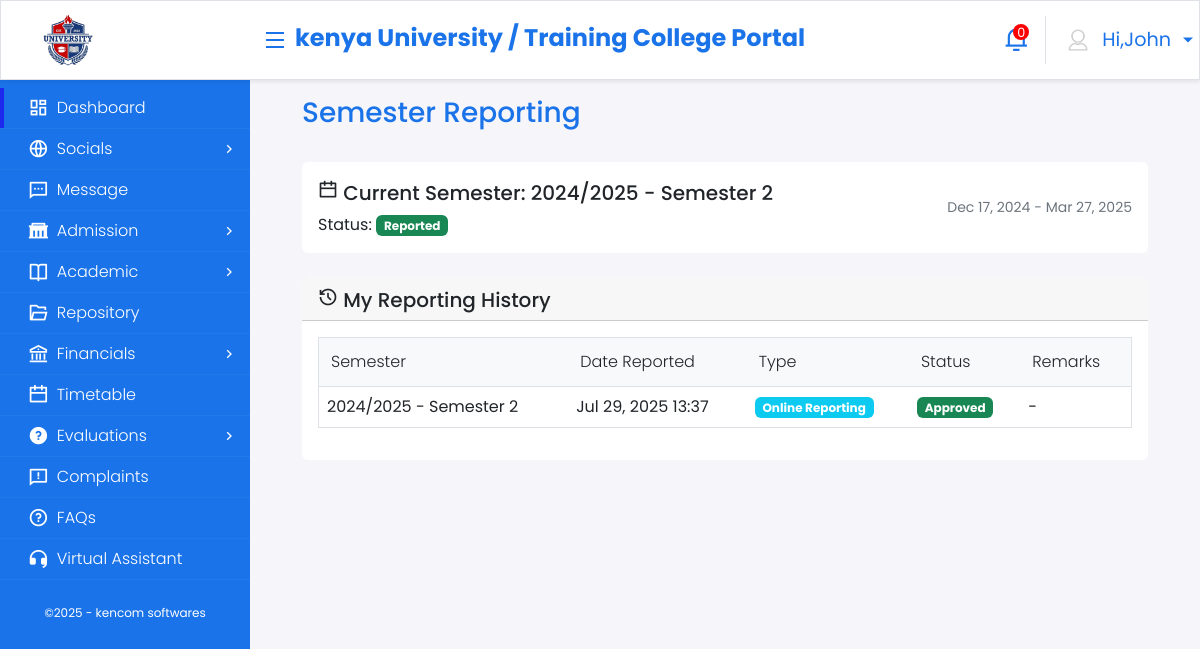
Screenshot of /reporting/ (signed in) with the database file from the repository.
### core_application/models.py (models this page shows, shortened)
class User(AbstractUser):
    GENDER_CHOICES = (
        ('male', 'Male'),
        ('female', 'Female'),
        ('other', 'Other'),
    )
    USER_TYPES = (
        ('admin', 'Admin'),
        ('student', 'Student'),
        ('lecturer', 'Lecturer'),
        ('professor', 'Professor'),
        ('staff', 'Staff'),
        ('registrar', 'Registrar'),
        ('dean', 'Dean'),
        ('hod', 'Head of Department'),
    )
    username = models.CharField(
        max_length=150,
        unique=True,
        validators=[
            RegexValidator(
                regex=r'^[\w.@+\-/]+$',
                message="Username can contain letters, numbers, @, ., +, -, _, and / characters only."
            )
        ],
        help_text="Required. 150 characters or fewer. Letters, digits and @/./+/-/_/ allowed."
    )
    user_type = models.CharField(max_length=20, choices=USER_TYPES)
    phone = models.CharField(max_length=15, blank=True)
    address = models.TextField(blank=True)
    gender = models.CharField(max_length=10, choices=GENDER_CHOICES, blank=True)
    date_of_birth = models.DateField(null=True, blank=True)
    profile_picture = models.ImageField(upload_to='profiles/', null=True, blank=True)
    national_id = models.CharField(max_length=20, unique=True, null=True, blank=True)
    is_active = models.BooleanField(default=True)
    created_at = models.DateTimeField(auto_now_add=True)
    updated_at = models.DateTimeField(auto_now=True)

class Semester(models.Model):
    academic_year = models.ForeignKey(AcademicYear, on_delete=models.CASCADE, related_name='semesters')
    semester_number = models.IntegerField(validators=[MinValueValidator(1), MaxValueValidator(3)])
    start_date = models.DateField()
    end_date = models.DateField()
    registration_start_date = models.DateField()
    registration_end_date = models.DateField()
    is_current = models.BooleanField(default=False)
    class Meta:
        unique_together = ['academic_year', 'semester_number']
        ordering = ['academic_year', 'semester_number']
    def __str__(self):
        return f"{self.academic_year.year} - Semester {self.semester_number}"

class AcademicYear(models.Model):
    year = models.CharField(max_length=10, unique=True)  # e.g., "2024/2025"
    start_date = models.DateField()
    end_date = models.DateField()
    is_current = models.BooleanField(default=False)

class StudentReporting(models.Model):
    REPORTING_TYPES = (
        ('online', 'Online Reporting'),
        ('physical', 'Physical Reporting'),
    )
    STATUS_CHOICES = (
        ('pending', 'Pending'),
        ('approved', 'Approved'),
        ('rejected', 'Rejected'),
    )
    student = models.ForeignKey(Student, on_delete=models.CASCADE)
    semester = models.ForeignKey(Semester, on_delete=models.CASCADE)
    reporting_type = models.CharField(max_length=10, choices=REPORTING_TYPES, default='online')
    reporting_date = models.DateTimeField(auto_now_add=True)
    remarks = models.TextField(blank=True, null=True)
    status = models.CharField(max_length=10, choices=STATUS_CHOICES, default='pending')
    processed_by = models.ForeignKey(User, on_delete=models.SET_NULL, null=True, blank=True)
    processed_date = models.DateTimeField(null=True, blank=True)
    class Meta:
        unique_together = ('student', 'semester')
        ordering = ['-reporting_date']

### core_application/views.py (the view, shortened to what this page needs)
# urls.py: path('reporting/', views.student_reporting, name='student_reporting'),
@login_required
def student_reporting(request):
    student = get_object_or_404(Student, user=request.user)
    current_semester = Semester.objects.filter(is_current=True).first()
    reports = StudentReporting.objects.filter(student=student).order_by('-reporting_date')
    has_reported = False
    if current_semester:
        has_reported = StudentReporting.objects.filter(
            student=student,
            semester=current_semester
        ).exists()
    context = {
        'student': student,
        'current_semester': current_semester,
        'reports': reports,
        'has_reported': has_reported,
    }
    return render(request, 'student/student_reporting.html', context)

### templates/student/student_reporting.html (shortened to what this page needs)
{% extends 'base.html' %}
{% block content %}
<div class="container onprintContainer">
    <div class="row mt-3">
        <div class="col-md-12 d-flex justify-content-between align-items-center">
            <h3 class="primary-text">Semester Reporting</h3>
        </div>
    </div>
    {% if current_semester %}
    <div class="row mt-4">
        <div class="col-md-12">
            <div class="card {% if has_reported %}bg-light-success{% else %}bg-light-warning{% endif %}">
                <div class="card-body">
                    <div class="d-flex justify-content-between align-items-center">
                        <div>
                            <h5 class="card-title">
                                <i class="ri-calendar-line"></i>
                                Current Semester: {{ current_semester }}
                            </h5>
                            <p class="card-text mb-0">
                                Status:
                                <span class="badge bg-{% if has_reported %}success{% else %}warning{% endif %}">
                                    {% if has_reported %}Reported{% else %}Not Reported{% endif %}
                                </span>
                            </p>
                        </div>
                        <div class="text-end">
                            <small class="text-muted">
                                {{ current_semester.start_date|date:"M j, Y" }} - {{ current_semester.end_date|date:"M j, Y" }}
                            </small>
                        </div>
                    </div>
                </div>
            </div>
        </div>
    </div>
    {% endif %}
    <div class="row mt-4">
        <div class="col-md-12">
            <div class="card">
                <div class="card-header">
                    <h5 class="card-title mb-0">
                        <i class="ri-history-line"></i>
                        My Reporting History
                    </h5>
                </div>
                <div class="card-body">
                    {% if reports %}
                    <div class="table-responsive">
                        <table class="table table-hover">
                            <thead>
                                <tr>
                                    <th>Semester</th>
                                    <th>Date Reported</th>
                                    <th>Type</th>
                                    <th>Status</th>
                                    <th>Remarks</th>
                                </tr>
                            </thead>
                            <tbody>
                                {% for report in reports %}
                                <tr>
                                    <td>{{ report.semester }}</td>
                                    <td>{{ report.reporting_date|date:"M j, Y H:i" }}</td>
                                    <td>
                                        <span class="badge bg-{% if report.reporting_type == 'online' %}info{% else %}primary{% endif %}">
                                            {{ report.get_reporting_type_display }}
                                        </span>
                                    </td>
                                    <td>
                                        <span class="badge bg-{% if report.status == 'approved' %}success{% elif report.status == 'rejected' %}danger{% else %}warning{% endif %}">
                                            {{ report.get_status_display }}
                                        </span>
                                    </td>
                                    <td>{{ report.remarks|default:"-" }}</td>
                                </tr>
                                {% endfor %}
                            </tbody>
                        </table>
                    </div>
                    {% else %}
                    <div class="alert alert-info">
                        <i class="ri-information-line"></i>
                        No reporting history found.
                    </div>
                    {% endif %}
                </div>
            </div>
        </div>
    </div>
</div>
{% endblock %}

### templates/base.html (shortened to what this page needs)
{% load static %}
<!DOCTYPE html>
<html lang="en">
<head>
    <link href="https://cdn.jsdelivr.net/npm/bootstrap@5.2.0/dist/css/bootstrap.min.css" rel="stylesheet"
>
    <link href="https://cdn.jsdelivr.net/npm/remixicon@2.2.0/fonts/remixicon.css" rel="stylesheet">
    <link rel="stylesheet" href="https://cdnjs.cloudflare.com/ajax/libs/font-awesome/6.1.1/css/all.min.css"
 />
    <link rel="stylesheet" href="https://maxcdn.bootstrapcdn.com/font-awesome/4.7.0/css/font-awesome.min.css">
    <link rel="stylesheet" href="https://cdn.jsdelivr.net/npm/bootstrap-icons@1.3.0/font/bootstrap-icons.css">
    <link href="https://cdn.datatables.net/1.12.1/css/dataTables.bootstrap5.min.css" rel="stylesheet" />
    <link href="https://cdnjs.cloudflare.com/ajax/libs/toastr.js/latest/css/toastr.min.css" rel="stylesheet" />
    <link rel="stylesheet" href="https://cdnjs.cloudflare.com/ajax/libs/chosen/1.8.7/chosen.min.css">
    <link rel="stylesheet" href="https://cdnjs.cloudflare.com/ajax/libs/select2/4.0.13/css/select2.min.css" />
    <link rel="stylesheet" href="{% static 'Settings.css' %}" />
    <link rel="stylesheet" href="{% static 'main.css' %}" />
    <link rel="stylesheet" href="{% static 'site.css' %}" />
    <link rel="stylesheet" href="{% static 'customstepper.css' %}" />
</head>
<body>
    <nav class="navbar navbar-expand-lg navbar-light bg-white border shadow-sm">
        <div class="container-fluid">
            <div class="d-flex justify-content-between">
                <div class="d-flex align-items-center">
                    <img class="navbar-brand" src="{% static 'logo.png'%}" />
                    <i class="ri-menu-fill menu-top primary-text top" id="menuToggle"></i>
                </div>
            </div>
            <div class="mb-lg-0 text-center ms-2 my-1 institutionbrand">
                    <h4 class="d-flex justify-content-start primary-text fw-bold">kenya University / Training College Portal</h4>
            </div>
            <ul class="navbar-nav ms-auto mb-2 mb-lg-0">
                <li class="nav-item dropdown notification">
                    <a class="nav-link dropdown-toggle primary-text notifyIcon" href="#" id="navbarDropdown" role="button" data-bs-toggle="dropdown" aria-expanded="false">
                        <div class="text-white text-center"><span>0</span></div>
                    </a>
                </li>
                <li class="nav-item dropdown border-start">
                    <a class="nav-link dropdown-toggle primary-text profile" href="#" id="navbarProfile" role="button" data-bs-toggle="dropdown" aria-expanded="false">
                        <div class="d-flex align-items-center">
                            <img src="{% static 'avatar2.png'%}"  /> <span class="ms-2 salutation" id="salutation">Hi,{{request.user.first_name}} </span>
                        </div>
                    </a>
                </li>
            </ul>
        </div>
    </nav>
    <nav class="sidenav">
        <ul class="menu">
            <li class="menu-link active" id="dashboard">
                <a class="menu_sub" href="{% url 'student_dashboard'%}"> <i class="ri-dashboard-line"></i> <span>Dashboard</span></a>
            </li>
            <li class="menu-link" id="socials">
                <a href="javascript:void(0);" class="menu_sub">
                    <i class="ri-global-line"></i>
                    <span>Socials</span>
                    <i class="dropdown-caret ri-arrow-right-s-line"></i>
                </a>
            </li>
            <li class="menu-link messDiv" id="message">
                <a class="menu_sub" href="#">
                    <i class="ri-message-2-line"></i>
                    <span>Message</span>
                </a>
            </li>
            <li class="menu-link" id="admission">
                <a href="javascript:void(0);" class="menu_sub">
                    <i class="ri-government-fill"></i>
                    <span>Admission</span>
                    <i class="dropdown-caret ri-arrow-right-s-line"></i>
                </a>
            </li>
            <li class="menu-link" id="academic">
                <a href="javascript:void(0);" class="menu_sub">
                    <i class="ri-book-open-line"></i>
                    <span>Academic</span>
                    <i class="dropdown-caret ri-arrow-right-s-line"></i>
                </a>
            </li>
            <li class="menu-link" id="repository">
                <a class="menu_sub" href="#">
                    <i class="ri-folder-open-line"></i>
                    <span>Repository</span>
                </a>
            </li>
            <li class="menu-link" id="financials">
                <a class="menu_sub" href="#">
                    <i class="ri-bank-line"></i>
                    <span>Financials</span>
                    <i class="dropdown-caret ri-arrow-right-s-line"></i>
                </a>
            </li>
            <li class="menu-link" id="timetable">
                <a class="menu_sub" href="#">
                    <i class="ri-calendar-line"></i>
                    <span>Timetable</span>
                </a>
            </li>
            <li class="menu-link" id="evaluation">
                <a href="#" class="menu_sub">
                    <i class="ri-question-fill"></i>
                    <span>Evaluations</span>
                    <i class="dropdown-caret ri-arrow-right-s-line"></i>
                </a>
            </li>
            <li class="menu-link" id="complaints">
                <a class="menu_sub" href="#">
                    <i class="ri-feedback-line"></i>
                    <span>Complaints</span>
                </a>
            </li>
            <li class="menu-link" id="faqs">
                <a class="menu_sub" href="#">
                    <i class="ri-question-line"></i>
                    <span>FAQs</span>
                </a>
            </li>
            <li class="menu-link" id="virtual">
                <a class="menu_sub" href="#">
                    <i class="ri-customer-service-fill"></i>
                    <span>Virtual Assistant</span>
                </a>
            </li>
        </ul>
        <div class="brand-footer">
            <span>©2025 - kencom softwares</span>
        </div>
    </nav>
    <main role="main" class="pb-3">
        {% block content %}
        {% endblock %}
    </main>
</body>
</html>

### rows the page displays
User: user.first_name "John"
Semester: academic_year+semester_number "2024/2025 - Semester 2", start_date "Dec 17, 2024", end_date "Mar 27, 2025"
StudentReporting: semester "2024/2025 - Semester 2", reporting_date "Jul 29, 2025 13:37", reporting_type "Online Reporting", status "Approved", remarks "-"
